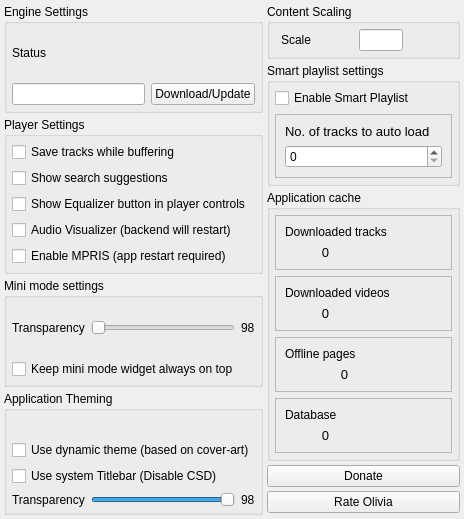
<?xml version="1.0" encoding="UTF-8"?>
<ui version="4.0">
 <class>settings</class>
 <widget class="QWidget" name="settings">
  <property name="geometry">
   <rect>
    <x>0</x>
    <y>0</y>
    <width>464</width>
    <height>519</height>
   </rect>
  </property>
  <property name="windowTitle">
   <string>Settings - Olivia </string>
  </property>
  <layout class="QVBoxLayout" name="verticalLayout_3">
   <property name="spacing">
    <number>4</number>
   </property>
   <property name="leftMargin">
    <number>4</number>
   </property>
   <property name="topMargin">
    <number>4</number>
   </property>
   <property name="rightMargin">
    <number>4</number>
   </property>
   <property name="bottomMargin">
    <number>4</number>
   </property>
   <item>
    <layout class="QHBoxLayout" name="horizontalLayout_2">
     <property name="topMargin">
      <number>0</number>
     </property>
     <property name="rightMargin">
      <number>0</number>
     </property>
     <item>
      <layout class="QVBoxLayout" name="verticalLayout_2">
       <property name="topMargin">
        <number>0</number>
       </property>
       <property name="bottomMargin">
        <number>0</number>
       </property>
       <item>
        <widget class="QGroupBox" name="groupBox_4">
         <property name="title">
          <string>Engine Settings</string>
         </property>
         <layout class="QGridLayout" name="gridLayout">
          <property name="leftMargin">
           <number>5</number>
          </property>
          <property name="topMargin">
           <number>5</number>
          </property>
          <property name="rightMargin">
           <number>5</number>
          </property>
          <property name="bottomMargin">
           <number>5</number>
          </property>
          <item row="0" column="0">
           <widget class="QLabel" name="label">
            <property name="text">
             <string>Status</string>
            </property>
           </widget>
          </item>
          <item row="0" column="1">
           <widget class="QLabel" name="loading_movie">
            <property name="textInteractionFlags">
             <set>Qt::NoTextInteraction</set>
            </property>
           </widget>
          </item>
          <item row="1" column="0">
           <widget class="QLineEdit" name="engine_status">
            <property name="focusPolicy">
             <enum>Qt::NoFocus</enum>
            </property>
            <property name="readOnly">
             <bool>true</bool>
            </property>
           </widget>
          </item>
          <item row="1" column="1">
           <widget class="QPushButton" name="download_engine">
            <property name="focusPolicy">
             <enum>Qt::NoFocus</enum>
            </property>
            <property name="text">
             <string>Download/Update</string>
            </property>
            <property name="icon">
             <iconset resource="icons.qrc">
              <normaloff>:/icons/others/donwload2.png</normaloff>:/icons/others/donwload2.png</iconset>
            </property>
            <property name="iconSize">
             <size>
              <width>15</width>
              <height>15</height>
             </size>
            </property>
           </widget>
          </item>
         </layout>
        </widget>
       </item>
       <item>
        <widget class="QGroupBox" name="groupBox_5">
         <property name="title">
          <string>Player Settings</string>
         </property>
         <layout class="QVBoxLayout" name="verticalLayout_10">
          <property name="leftMargin">
           <number>5</number>
          </property>
          <property name="topMargin">
           <number>5</number>
          </property>
          <property name="rightMargin">
           <number>5</number>
          </property>
          <property name="bottomMargin">
           <number>5</number>
          </property>
          <item>
           <widget class="QCheckBox" name="saveAfterBuffer">
            <property name="text">
             <string>Save tracks while buffering</string>
            </property>
           </widget>
          </item>
          <item>
           <widget class="QCheckBox" name="showSearchSuggestion">
            <property name="text">
             <string>Show search suggestions</string>
            </property>
           </widget>
          </item>
          <item>
           <widget class="QCheckBox" name="equalizer">
            <property name="text">
             <string>Show Equalizer button in player controls</string>
            </property>
           </widget>
          </item>
          <item>
           <widget class="QCheckBox" name="visualizer">
            <property name="text">
             <string>Audio Visualizer (backend will restart)</string>
            </property>
           </widget>
          </item>
          <item>
           <widget class="QCheckBox" name="mpris_checkBox">
            <property name="text">
             <string>Enable MPRIS (app restart required)</string>
            </property>
           </widget>
          </item>
         </layout>
        </widget>
       </item>
       <item>
        <widget class="QGroupBox" name="groupBox_3">
         <property name="title">
          <string>Mini mode settings</string>
         </property>
         <layout class="QVBoxLayout" name="verticalLayout_9">
          <property name="leftMargin">
           <number>5</number>
          </property>
          <property name="topMargin">
           <number>5</number>
          </property>
          <property name="rightMargin">
           <number>5</number>
          </property>
          <property name="bottomMargin">
           <number>5</number>
          </property>
          <item>
           <layout class="QHBoxLayout" name="horizontalLayout_7">
            <item>
             <widget class="QLabel" name="label_3">
              <property name="text">
               <string>Transparency</string>
              </property>
             </widget>
            </item>
            <item>
             <widget class="QSlider" name="miniModeTransperancySlider">
              <property name="minimum">
               <number>50</number>
              </property>
              <property name="maximum">
               <number>100</number>
              </property>
              <property name="orientation">
               <enum>Qt::Horizontal</enum>
              </property>
             </widget>
            </item>
            <item>
             <widget class="QLabel" name="transperancyLabel">
              <property name="text">
               <string>98</string>
              </property>
             </widget>
            </item>
           </layout>
          </item>
          <item>
           <widget class="QCheckBox" name="miniModeStayOnTop">
            <property name="text">
             <string>Keep mini mode widget always on top</string>
            </property>
           </widget>
          </item>
         </layout>
        </widget>
       </item>
       <item>
        <widget class="QGroupBox" name="groupBox">
         <property name="title">
          <string>Application Theming</string>
         </property>
         <layout class="QVBoxLayout" name="verticalLayout_8">
          <property name="leftMargin">
           <number>5</number>
          </property>
          <property name="topMargin">
           <number>5</number>
          </property>
          <property name="rightMargin">
           <number>5</number>
          </property>
          <property name="bottomMargin">
           <number>5</number>
          </property>
          <item>
           <widget class="QWidget" name="themesWidget" native="true">
            <layout class="QVBoxLayout" name="verticalLayout">
             <item>
              <layout class="QGridLayout" name="themeHolderGridLayout">
               <property name="topMargin">
                <number>0</number>
               </property>
              </layout>
             </item>
            </layout>
           </widget>
          </item>
          <item>
           <widget class="QCheckBox" name="dynamicTheme">
            <property name="text">
             <string>Use dynamic theme (based on cover-art)</string>
            </property>
           </widget>
          </item>
          <item>
           <widget class="QCheckBox" name="systemTitlebar">
            <property name="text">
             <string>Use system Titlebar (Disable CSD)</string>
            </property>
           </widget>
          </item>
          <item>
           <layout class="QHBoxLayout" name="horizontalLayout_8">
            <item>
             <widget class="QLabel" name="label_4">
              <property name="text">
               <string>Transparency</string>
              </property>
             </widget>
            </item>
            <item>
             <widget class="QSlider" name="appTransperancySlider">
              <property name="minimum">
               <number>15</number>
              </property>
              <property name="maximum">
               <number>100</number>
              </property>
              <property name="value">
               <number>100</number>
              </property>
              <property name="orientation">
               <enum>Qt::Horizontal</enum>
              </property>
             </widget>
            </item>
            <item>
             <widget class="QLabel" name="appTransperancyLabel">
              <property name="text">
               <string>98</string>
              </property>
             </widget>
            </item>
           </layout>
          </item>
         </layout>
        </widget>
       </item>
      </layout>
     </item>
     <item>
      <layout class="QVBoxLayout" name="verticalLayout_15">
       <property name="rightMargin">
        <number>0</number>
       </property>
       <property name="bottomMargin">
        <number>0</number>
       </property>
       <item>
        <widget class="QGroupBox" name="groupBox_2">
         <property name="title">
          <string>Content Scaling</string>
         </property>
         <layout class="QVBoxLayout" name="verticalLayout_7">
          <property name="leftMargin">
           <number>5</number>
          </property>
          <property name="topMargin">
           <number>5</number>
          </property>
          <property name="rightMargin">
           <number>5</number>
          </property>
          <property name="bottomMargin">
           <number>5</number>
          </property>
          <item>
           <layout class="QHBoxLayout" name="horizontalLayout">
            <property name="spacing">
             <number>3</number>
            </property>
            <property name="leftMargin">
             <number>0</number>
            </property>
            <item>
             <widget class="QLabel" name="label_2">
              <property name="sizePolicy">
               <sizepolicy hsizetype="Maximum" vsizetype="Preferred">
                <horstretch>0</horstretch>
                <verstretch>0</verstretch>
               </sizepolicy>
              </property>
              <property name="text">
               <string>Scale</string>
              </property>
             </widget>
            </item>
            <item>
             <widget class="QPushButton" name="minus">
              <property name="sizePolicy">
               <sizepolicy hsizetype="Maximum" vsizetype="Fixed">
                <horstretch>0</horstretch>
                <verstretch>0</verstretch>
               </sizepolicy>
              </property>
              <property name="minimumSize">
               <size>
                <width>30</width>
                <height>0</height>
               </size>
              </property>
              <property name="maximumSize">
               <size>
                <width>30</width>
                <height>16777215</height>
               </size>
              </property>
              <property name="styleSheet">
               <string notr="true">background-color: transparent;
border:none;</string>
              </property>
              <property name="text">
               <string/>
              </property>
              <property name="icon">
               <iconset resource="icons.qrc">
                <normaloff>:/icons/sidebar/removeFromLibrary.png</normaloff>:/icons/sidebar/removeFromLibrary.png</iconset>
              </property>
              <property name="iconSize">
               <size>
                <width>18</width>
                <height>18</height>
               </size>
              </property>
             </widget>
            </item>
            <item>
             <widget class="QLineEdit" name="zoom">
              <property name="minimumSize">
               <size>
                <width>44</width>
                <height>22</height>
               </size>
              </property>
              <property name="maximumSize">
               <size>
                <width>44</width>
                <height>22</height>
               </size>
              </property>
              <property name="readOnly">
               <bool>true</bool>
              </property>
             </widget>
            </item>
            <item>
             <widget class="QPushButton" name="plus">
              <property name="sizePolicy">
               <sizepolicy hsizetype="Maximum" vsizetype="Fixed">
                <horstretch>0</horstretch>
                <verstretch>0</verstretch>
               </sizepolicy>
              </property>
              <property name="minimumSize">
               <size>
                <width>30</width>
                <height>0</height>
               </size>
              </property>
              <property name="maximumSize">
               <size>
                <width>30</width>
                <height>16777215</height>
               </size>
              </property>
              <property name="styleSheet">
               <string notr="true">background-color: transparent;
border:none;</string>
              </property>
              <property name="text">
               <string/>
              </property>
              <property name="icon">
               <iconset resource="icons.qrc">
                <normaloff>:/icons/sidebar/addToLibrary.png</normaloff>:/icons/sidebar/addToLibrary.png</iconset>
              </property>
              <property name="iconSize">
               <size>
                <width>18</width>
                <height>18</height>
               </size>
              </property>
             </widget>
            </item>
           </layout>
          </item>
         </layout>
        </widget>
       </item>
       <item>
        <widget class="QGroupBox" name="groupBox_9">
         <property name="title">
          <string>Smart playlist settings</string>
         </property>
         <layout class="QVBoxLayout" name="verticalLayout_18">
          <property name="leftMargin">
           <number>5</number>
          </property>
          <property name="topMargin">
           <number>5</number>
          </property>
          <property name="rightMargin">
           <number>5</number>
          </property>
          <property name="bottomMargin">
           <number>5</number>
          </property>
          <item>
           <widget class="QCheckBox" name="smart_playlist_checkBox">
            <property name="text">
             <string>Enable Smart Playlist</string>
            </property>
           </widget>
          </item>
          <item>
           <widget class="QFrame" name="frame_5">
            <property name="frameShape">
             <enum>QFrame::StyledPanel</enum>
            </property>
            <property name="frameShadow">
             <enum>QFrame::Raised</enum>
            </property>
            <layout class="QVBoxLayout" name="verticalLayout_16">
             <item>
              <widget class="QLabel" name="label_5">
               <property name="font">
                <font>
                 <pointsize>10</pointsize>
                </font>
               </property>
               <property name="text">
                <string>No. of tracks to auto load</string>
               </property>
              </widget>
             </item>
             <item>
              <widget class="QSpinBox" name="tracksToLoad"/>
             </item>
            </layout>
           </widget>
          </item>
         </layout>
        </widget>
       </item>
       <item>
        <widget class="QGroupBox" name="groupBox_6">
         <property name="title">
          <string>Application cache</string>
         </property>
         <layout class="QVBoxLayout" name="verticalLayout_5">
          <property name="leftMargin">
           <number>5</number>
          </property>
          <property name="topMargin">
           <number>5</number>
          </property>
          <property name="rightMargin">
           <number>5</number>
          </property>
          <property name="bottomMargin">
           <number>5</number>
          </property>
          <item>
           <widget class="QFrame" name="frame">
            <property name="frameShape">
             <enum>QFrame::StyledPanel</enum>
            </property>
            <property name="frameShadow">
             <enum>QFrame::Raised</enum>
            </property>
            <layout class="QVBoxLayout" name="verticalLayout_12">
             <item>
              <widget class="QLabel" name="l1">
               <property name="text">
                <string>Downloaded tracks</string>
               </property>
              </widget>
             </item>
             <item>
              <layout class="QHBoxLayout" name="horizontalLayout_3">
               <property name="topMargin">
                <number>0</number>
               </property>
               <item>
                <widget class="QLabel" name="cached_tracks_size">
                 <property name="font">
                  <font>
                   <pointsize>10</pointsize>
                  </font>
                 </property>
                 <property name="text">
                  <string>0</string>
                 </property>
                 <property name="alignment">
                  <set>Qt::AlignCenter</set>
                 </property>
                </widget>
               </item>
               <item>
                <widget class="controlButton" name="open_tracks_cache_dir">
                 <property name="sizePolicy">
                  <sizepolicy hsizetype="Maximum" vsizetype="Fixed">
                   <horstretch>0</horstretch>
                   <verstretch>0</verstretch>
                  </sizepolicy>
                 </property>
                 <property name="focusPolicy">
                  <enum>Qt::NoFocus</enum>
                 </property>
                 <property name="toolTip">
                  <string>Open Tracks Location</string>
                 </property>
                 <property name="styleSheet">
                  <string notr="true">background-color: transparent;
border:none;</string>
                 </property>
                 <property name="text">
                  <string/>
                 </property>
                 <property name="icon">
                  <iconset resource="icons.qrc">
                   <normaloff>:/icons/micro/open_folder.png</normaloff>:/icons/micro/open_folder.png</iconset>
                 </property>
                 <property name="iconSize">
                  <size>
                   <width>18</width>
                   <height>18</height>
                  </size>
                 </property>
                </widget>
               </item>
               <item>
                <widget class="controlButton" name="delete_tracks_cache">
                 <property name="sizePolicy">
                  <sizepolicy hsizetype="Maximum" vsizetype="Fixed">
                   <horstretch>0</horstretch>
                   <verstretch>0</verstretch>
                  </sizepolicy>
                 </property>
                 <property name="focusPolicy">
                  <enum>Qt::NoFocus</enum>
                 </property>
                 <property name="toolTip">
                  <string>Delete Tracks</string>
                 </property>
                 <property name="styleSheet">
                  <string notr="true">background-color: transparent;
border:none;</string>
                 </property>
                 <property name="text">
                  <string/>
                 </property>
                 <property name="icon">
                  <iconset resource="icons.qrc">
                   <normaloff>:/icons/micro/delete.png</normaloff>:/icons/micro/delete.png</iconset>
                 </property>
                 <property name="iconSize">
                  <size>
                   <width>18</width>
                   <height>18</height>
                  </size>
                 </property>
                </widget>
               </item>
              </layout>
             </item>
            </layout>
           </widget>
          </item>
          <item>
           <widget class="QFrame" name="frame_4">
            <property name="frameShape">
             <enum>QFrame::StyledPanel</enum>
            </property>
            <property name="frameShadow">
             <enum>QFrame::Raised</enum>
            </property>
            <layout class="QVBoxLayout" name="verticalLayout_17">
             <item>
              <widget class="QLabel" name="l3">
               <property name="text">
                <string>Downloaded videos</string>
               </property>
              </widget>
             </item>
             <item>
              <layout class="QHBoxLayout" name="horizontalLayout_4">
               <property name="topMargin">
                <number>0</number>
               </property>
               <item>
                <widget class="QLabel" name="cached_videos_size">
                 <property name="font">
                  <font>
                   <pointsize>10</pointsize>
                  </font>
                 </property>
                 <property name="text">
                  <string>0</string>
                 </property>
                 <property name="alignment">
                  <set>Qt::AlignCenter</set>
                 </property>
                </widget>
               </item>
               <item>
                <widget class="controlButton" name="open_video_cache_dir">
                 <property name="sizePolicy">
                  <sizepolicy hsizetype="Maximum" vsizetype="Fixed">
                   <horstretch>0</horstretch>
                   <verstretch>0</verstretch>
                  </sizepolicy>
                 </property>
                 <property name="focusPolicy">
                  <enum>Qt::NoFocus</enum>
                 </property>
                 <property name="toolTip">
                  <string>Open Videos Location</string>
                 </property>
                 <property name="styleSheet">
                  <string notr="true">background-color: transparent;
border:none;</string>
                 </property>
                 <property name="text">
                  <string/>
                 </property>
                 <property name="icon">
                  <iconset resource="icons.qrc">
                   <normaloff>:/icons/micro/open_folder.png</normaloff>:/icons/micro/open_folder.png</iconset>
                 </property>
                 <property name="iconSize">
                  <size>
                   <width>18</width>
                   <height>18</height>
                  </size>
                 </property>
                </widget>
               </item>
               <item>
                <widget class="controlButton" name="delete_videos_cache">
                 <property name="sizePolicy">
                  <sizepolicy hsizetype="Maximum" vsizetype="Fixed">
                   <horstretch>0</horstretch>
                   <verstretch>0</verstretch>
                  </sizepolicy>
                 </property>
                 <property name="focusPolicy">
                  <enum>Qt::NoFocus</enum>
                 </property>
                 <property name="toolTip">
                  <string>Delete Videos</string>
                 </property>
                 <property name="styleSheet">
                  <string notr="true">background-color: transparent;
border:none;</string>
                 </property>
                 <property name="text">
                  <string/>
                 </property>
                 <property name="icon">
                  <iconset resource="icons.qrc">
                   <normaloff>:/icons/micro/delete.png</normaloff>:/icons/micro/delete.png</iconset>
                 </property>
                 <property name="iconSize">
                  <size>
                   <width>18</width>
                   <height>18</height>
                  </size>
                 </property>
                </widget>
               </item>
              </layout>
             </item>
            </layout>
           </widget>
          </item>
          <item>
           <widget class="QFrame" name="frame_2">
            <property name="frameShape">
             <enum>QFrame::StyledPanel</enum>
            </property>
            <property name="frameShadow">
             <enum>QFrame::Raised</enum>
            </property>
            <layout class="QVBoxLayout" name="verticalLayout_13">
             <item>
              <widget class="QLabel" name="l2">
               <property name="text">
                <string>Offline pages</string>
               </property>
              </widget>
             </item>
             <item>
              <layout class="QHBoxLayout" name="horizontalLayout_5">
               <property name="topMargin">
                <number>0</number>
               </property>
               <item>
                <widget class="QLabel" name="offline_pages_size">
                 <property name="font">
                  <font>
                   <pointsize>10</pointsize>
                  </font>
                 </property>
                 <property name="text">
                  <string>0</string>
                 </property>
                 <property name="alignment">
                  <set>Qt::AlignCenter</set>
                 </property>
                </widget>
               </item>
               <item>
                <widget class="controlButton" name="delete_offline_pages">
                 <property name="sizePolicy">
                  <sizepolicy hsizetype="Maximum" vsizetype="Fixed">
                   <horstretch>0</horstretch>
                   <verstretch>0</verstretch>
                  </sizepolicy>
                 </property>
                 <property name="focusPolicy">
                  <enum>Qt::NoFocus</enum>
                 </property>
                 <property name="toolTip">
                  <string>Delete Offline Pages</string>
                 </property>
                 <property name="styleSheet">
                  <string notr="true">background-color: transparent;
border:none;</string>
                 </property>
                 <property name="text">
                  <string/>
                 </property>
                 <property name="icon">
                  <iconset resource="icons.qrc">
                   <normaloff>:/icons/micro/delete.png</normaloff>:/icons/micro/delete.png</iconset>
                 </property>
                 <property name="iconSize">
                  <size>
                   <width>18</width>
                   <height>18</height>
                  </size>
                 </property>
                </widget>
               </item>
              </layout>
             </item>
            </layout>
           </widget>
          </item>
          <item>
           <widget class="QFrame" name="frame_3">
            <property name="frameShape">
             <enum>QFrame::StyledPanel</enum>
            </property>
            <property name="frameShadow">
             <enum>QFrame::Raised</enum>
            </property>
            <layout class="QVBoxLayout" name="verticalLayout_14">
             <item>
              <widget class="QLabel" name="l2_2">
               <property name="text">
                <string>Database</string>
               </property>
              </widget>
             </item>
             <item>
              <layout class="QHBoxLayout" name="horizontalLayout_6">
               <property name="topMargin">
                <number>0</number>
               </property>
               <item>
                <widget class="QLabel" name="database_size">
                 <property name="font">
                  <font>
                   <pointsize>10</pointsize>
                  </font>
                 </property>
                 <property name="text">
                  <string>0</string>
                 </property>
                 <property name="alignment">
                  <set>Qt::AlignCenter</set>
                 </property>
                </widget>
               </item>
               <item>
                <widget class="controlButton" name="optimizeDb">
                 <property name="sizePolicy">
                  <sizepolicy hsizetype="Maximum" vsizetype="Fixed">
                   <horstretch>0</horstretch>
                   <verstretch>0</verstretch>
                  </sizepolicy>
                 </property>
                 <property name="focusPolicy">
                  <enum>Qt::NoFocus</enum>
                 </property>
                 <property name="toolTip">
                  <string>Optimize Database</string>
                 </property>
                 <property name="styleSheet">
                  <string notr="true">background-color: transparent;
border:none;</string>
                 </property>
                 <property name="text">
                  <string/>
                 </property>
                 <property name="icon">
                  <iconset resource="icons.qrc">
                   <normaloff>:/icons/micro/storage.png</normaloff>:/icons/micro/storage.png</iconset>
                 </property>
                 <property name="iconSize">
                  <size>
                   <width>18</width>
                   <height>18</height>
                  </size>
                 </property>
                </widget>
               </item>
               <item>
                <widget class="controlButton" name="drop_database">
                 <property name="sizePolicy">
                  <sizepolicy hsizetype="Maximum" vsizetype="Fixed">
                   <horstretch>0</horstretch>
                   <verstretch>0</verstretch>
                  </sizepolicy>
                 </property>
                 <property name="focusPolicy">
                  <enum>Qt::NoFocus</enum>
                 </property>
                 <property name="toolTip">
                  <string>Drop Database</string>
                 </property>
                 <property name="styleSheet">
                  <string notr="true">background-color: transparent;
border:none;</string>
                 </property>
                 <property name="text">
                  <string/>
                 </property>
                 <property name="icon">
                  <iconset resource="icons.qrc">
                   <normaloff>:/icons/micro/delete.png</normaloff>:/icons/micro/delete.png</iconset>
                 </property>
                 <property name="iconSize">
                  <size>
                   <width>18</width>
                   <height>18</height>
                  </size>
                 </property>
                </widget>
               </item>
              </layout>
             </item>
            </layout>
           </widget>
          </item>
         </layout>
        </widget>
       </item>
       <item>
        <widget class="QPushButton" name="donate">
         <property name="text">
          <string>Donate</string>
         </property>
         <property name="icon">
          <iconset resource="icons.qrc">
           <normaloff>:/icons/others/donate_paypal.png</normaloff>:/icons/others/donate_paypal.png</iconset>
         </property>
         <property name="iconSize">
          <size>
           <width>15</width>
           <height>15</height>
          </size>
         </property>
        </widget>
       </item>
       <item>
        <widget class="QPushButton" name="rate">
         <property name="text">
          <string>Rate Olivia</string>
         </property>
         <property name="icon">
          <iconset resource="icons.qrc">
           <normaloff>:/icons/others/rate.png</normaloff>:/icons/others/rate.png</iconset>
         </property>
         <property name="iconSize">
          <size>
           <width>15</width>
           <height>15</height>
          </size>
         </property>
        </widget>
       </item>
       <item>
        <spacer name="verticalSpacer">
         <property name="orientation">
          <enum>Qt::Vertical</enum>
         </property>
         <property name="sizeHint" stdset="0">
          <size>
           <width>20</width>
           <height>40</height>
          </size>
         </property>
        </spacer>
       </item>
      </layout>
     </item>
    </layout>
   </item>
  </layout>
 </widget>
 <customwidgets>
  <customwidget>
   <class>controlButton</class>
   <extends>QPushButton</extends>
   <header>controlbutton.h</header>
  </customwidget>
 </customwidgets>
 <resources>
  <include location="icons.qrc"/>
 </resources>
 <connections/>
</ui>
